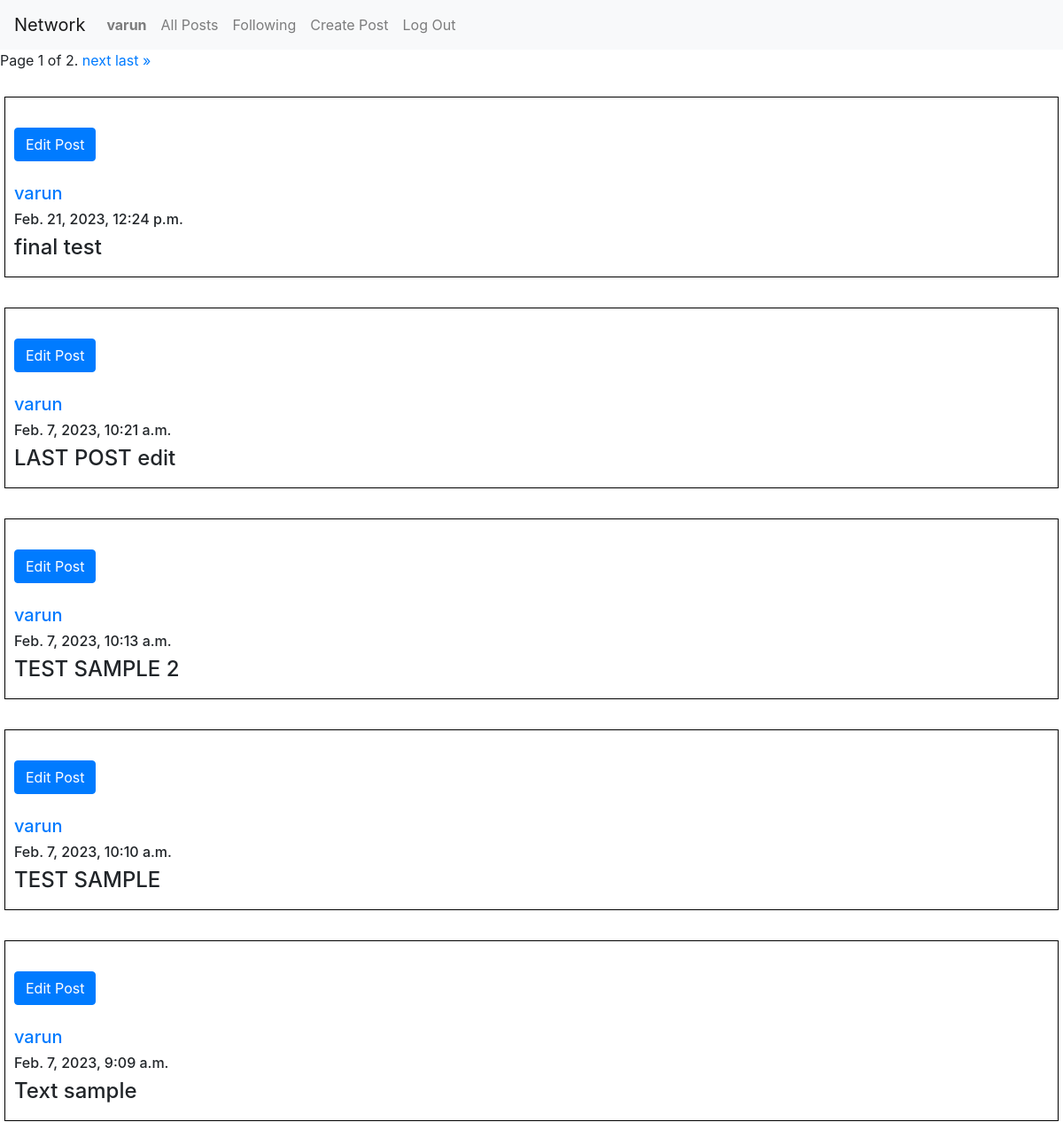
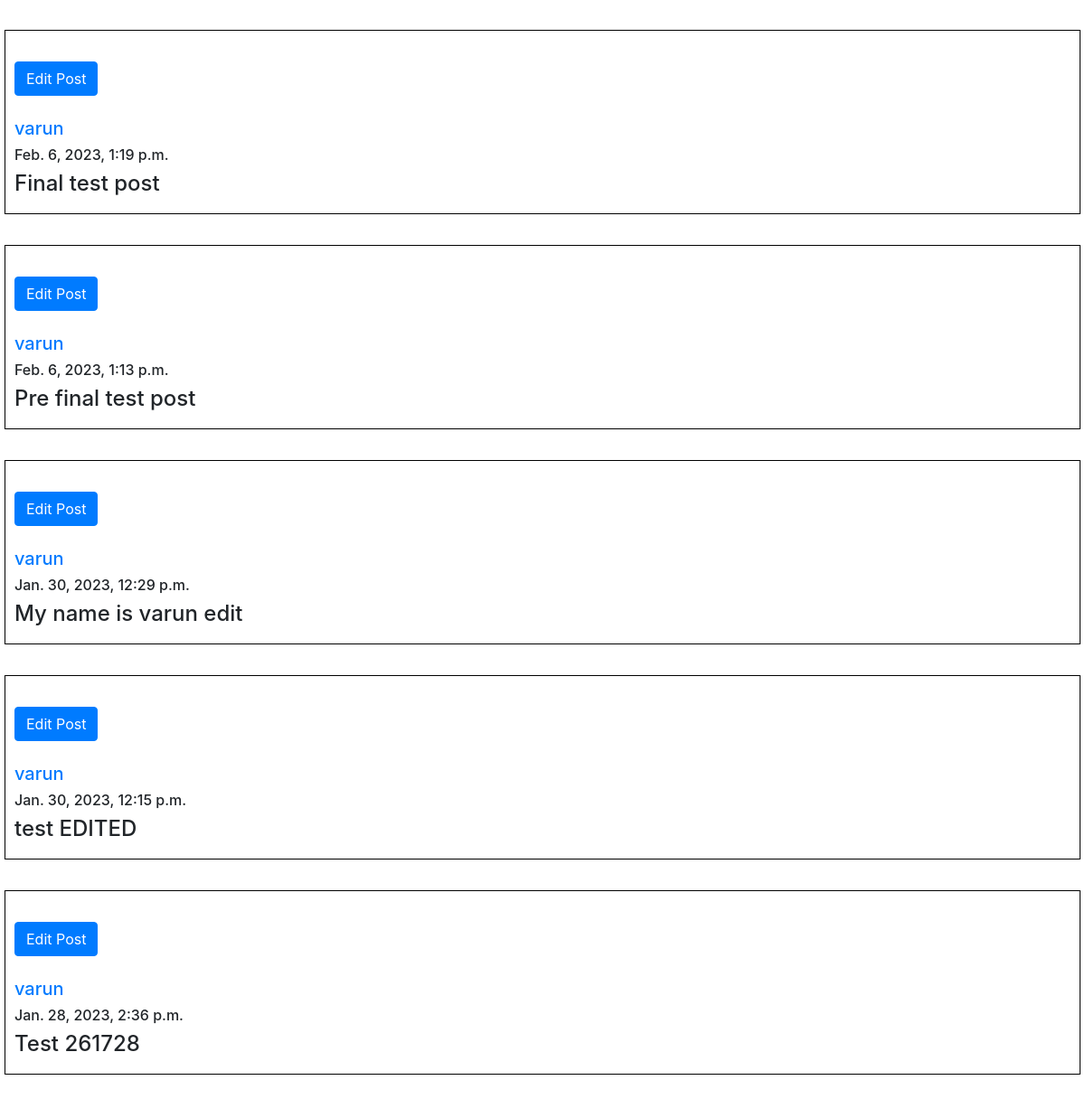
The page / (signed in) on the database its author committed (2 pictures, top to bottom).
### network/models.py (models this page shows, shortened)
class User(AbstractUser):
    followers = models.IntegerField(max_length = 1000000, blank = True, null = True, default = 0)
    following = models.IntegerField(max_length = 1000000, blank = True, null = True, default = 0)
    profession = models.CharField(max_length = 20, blank = True, null = True, default = "")
    description = models.CharField(max_length = 100, blank = True, null = True, default = "")

class NewPost(models.Model):
    content = models.CharField(max_length = 300)
    timestamp = models.DateTimeField(auto_now_add = True, blank = True, null = True)
    creator = models.ForeignKey(User, on_delete = models.CASCADE, related_name = "user_related")
    likes_number = models.IntegerField(max_length =100000, blank = True, null= True, default= 0)

### network/views.py (the view)
# urls.py: path("", views.index, name="index"),
def index(request):
    all_posts = NewPost.objects.all().order_by("-id")
    paginator = Paginator(all_posts, 10)
    page_number = request.GET.get('page')
    page_obj = paginator.get_page(page_number)
    context = {"all_posts": all_posts, "page_obj":page_obj}
    return render(request, "network/index.html", context)

### network/templates/network/index.html (shortened to what this page needs)
{% extends "network/layout.html" %}
{% block body %}
    <div id="post_page">
    {% if user.is_authenticated %}
    <div class="pagination">
      <span class="step-links">
          <span class="current">
              Page {{ page_obj.number }} of {{ page_obj.paginator.num_pages }}.
          </span>
          {% if page_obj.has_next %}
              <a href="?page={{ page_obj.next_page_number }}">next</a>
              <a href="?page={{ page_obj.paginator.num_pages }}">last &raquo;</a>
          {% endif %}
      </span>
  </div>
    <br>
      {% for a in page_obj  %}
        <div class = "post_div" >
          <br>
          {% if user.username == a.creator.username %}
          <div>
            <button type="button" class="btn btn-primary" >Edit Post</button>
          </div> <br>
          {% endif %}
            <div class = "user"><a href="{% url 'profile_page' a.creator.username %}"><h5>{{a.creator.username}}</h5></a></div>
            <div class = "timestamp"><h6>{{a.timestamp}}</h6></div>
            <h4><div class = "content" id = "{{a.creator.username}} {{a.timestamp}}">{{a.content}}</div></h4>
        </div>
         <br>
       {% endfor %}
       </div>
    {% endif %}
{% endblock %}

### network/templates/network/layout.html (shortened to what this page needs)
{% load static %}
<!DOCTYPE html>
<html lang="en">
    <head>
        <link rel="stylesheet" href="https://stackpath.bootstrapcdn.com/bootstrap/4.4.1/css/bootstrap.min.css">
        <link href="{% static 'network/styles.css' %}" rel="stylesheet">
        <link rel="stylesheet" href="https://use.fontawesome.com/releases/v5.14.0/css/all.css">
    </head>
    <body>
        <nav class="navbar navbar-expand-lg navbar-light bg-light">
            <a class="navbar-brand" href="#">Network</a>
            <div>
              <ul class="navbar-nav mr-auto">
                {% if user.is_authenticated %}
                    <li class="nav-item">
                        <a class="nav-link" href="{% url 'profile_page' user.username %}"><strong>{{ user.username }}</strong></a>
                    </li>
                {% endif %}
                <li class="nav-item">
                  <a class="nav-link" href="{% url 'index' %}">All Posts</a>
                </li>
                {% if user.is_authenticated %}
                    <li class="nav-item">
                        <a class="nav-link" href="{% url 'following_page' %}">Following</a>
                    </li>
                    <li class="nav-item">
                        <a class="nav-link" href="{% url 'create_post' %}">Create Post</a>
                    </li>
                    <li class="nav-item">
                        <a class="nav-link" href="{% url 'logout' %}">Log Out</a>
                    </li>
                {% endif %}
              </ul>
            </div>
          </nav>
        <div class="body">
            {% block body %}
            {% endblock %}
        </div>
    </body>
</html>

### network/templates/network/index.html (style rules this page uses)
.post_div { border: 1px solid black; margin: 5px; padding: 10px }
.user { color:blue }

### rows shown on the page
User: username "varun"
NewPost: creator.username "varun", timestamp "Feb. 21, 2023, 12:24 p.m.", content "final test"
NewPost: creator.username "varun", timestamp "Feb. 7, 2023, 10:21 a.m.", content "LAST POST edit"
NewPost: creator.username "varun", timestamp "Feb. 7, 2023, 10:13 a.m.", content "TEST SAMPLE 2"
NewPost: creator.username "varun", timestamp "Feb. 7, 2023, 10:10 a.m.", content "TEST SAMPLE"
NewPost: creator.username "varun", timestamp "Feb. 7, 2023, 9:09 a.m.", content "Text sample"
NewPost: creator.username "varun", timestamp "Feb. 6, 2023, 1:19 p.m.", content "Final test post"
NewPost: creator.username "varun", timestamp "Feb. 6, 2023, 1:13 p.m.", content "Pre final test post"
NewPost: creator.username "varun", timestamp "Jan. 30, 2023, 12:29 p.m.", content "My name is varun edit"
NewPost: creator.username "varun", timestamp "Jan. 30, 2023, 12:15 p.m.", content "test EDITED"
NewPost: creator.username "varun", timestamp "Jan. 28, 2023, 2:36 p.m.", content "Test 261728"

### other values the page prints
{{ page_obj.number }} "1"
{{ page_obj.paginator.num_pages }} "2"
